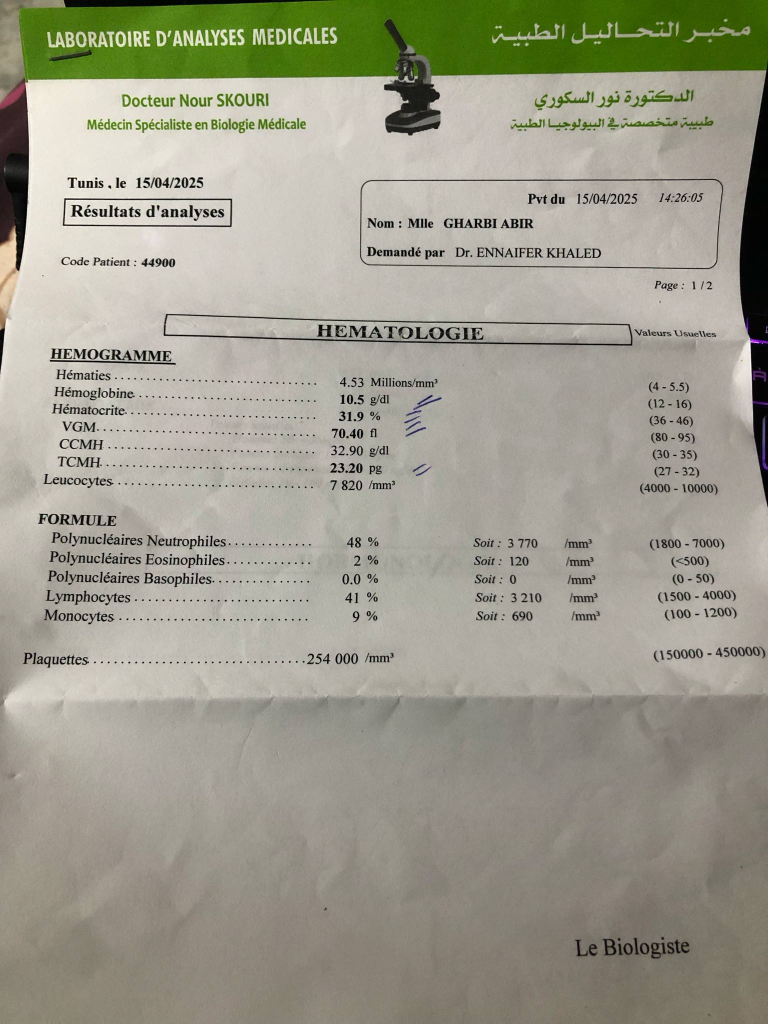
#> input picture analyse1.jpg, 1536 x 2048 px (shown at 1/2 size)
$ python -i utils.py   (imports and definitions only)
#> lines starting #> are read from the running program, lines starting #| are printed output that depends on the picture; after the words box and inside, x2 and y2 are one past the last pixel; in counts of white or black regions, pixels touching at a corner belong together
#> further down, picture is the input picture: PIL image 1536x2048 RGB; mean R, G, B 157.7, 156, 140.4
from PIL import Image, ExifTags
import numpy as np
import cv2
import pytesseract

# Fonction pour corriger l'orientation d'une image en fonction des métadonnées EXIF
def auto_correct_orientation(image: Image.Image) -> Image.Image:
    try:
        # Utilise Tesseract pour détecter l'orientation
        osd = pytesseract.image_to_osd(image)
        print("OSD result:", osd)

        rotation = int([line for line in osd.split('\n') if "Rotate:" in line][0].split(':')[1].strip())
        print("Detected rotation:", rotation)

        if rotation == 90:
            return image.rotate(-90, expand=True)
        elif rotation == 180:
            return image.rotate(-180, expand=True)
        elif rotation == 270:
            return image.rotate(-270, expand=True)
        else:
            return image  # Pas de rotation nécessaire

    except Exception as e:
        print(f"Erreur dans l'auto-correction de l'orientation : {e}")
        return image


# Fonction pour prétraiter une image médicale (grayscale, CLAHE, filtre bilatéral, etc.)
def preprocess_medical_image(image: Image.Image) -> Image.Image:
    # image.show(title="Original Image after ")
    img = np.array(image.convert('L'))  # Convertir l'image en niveaux de gris
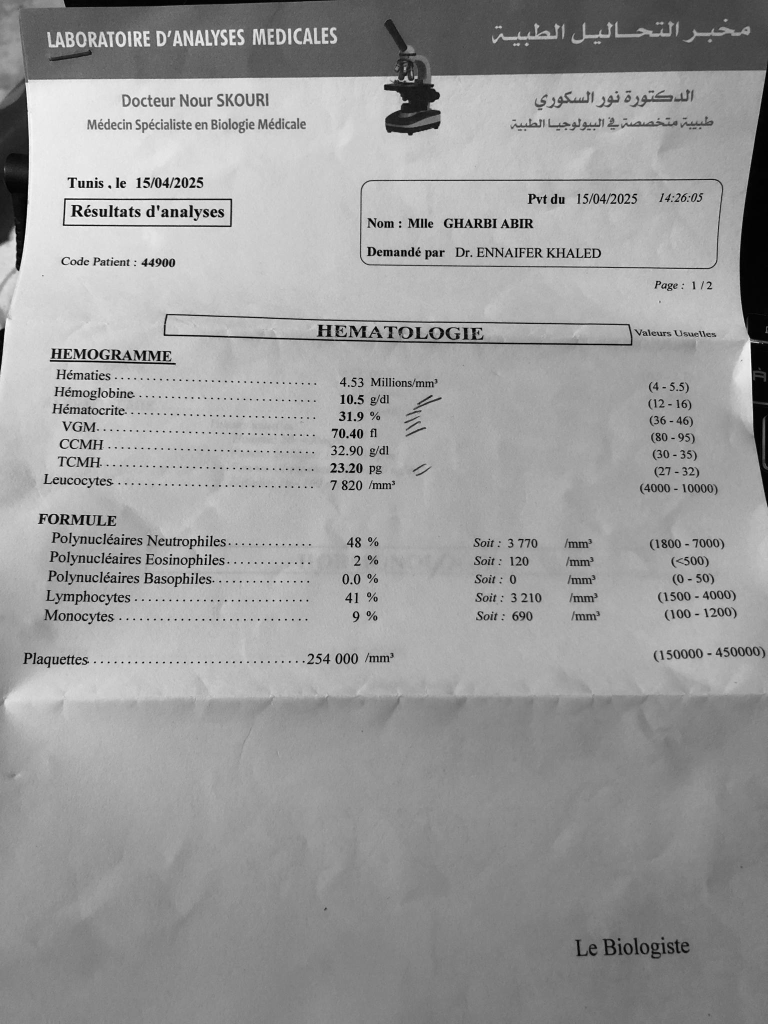
#> img: shape (2048, 1536) (shown at 1/2 size); min 0, max 254, mean 154.7
    clahe = cv2.createCLAHE(clipLimit=4.0, tileGridSize=(16, 16))  # Appliquer CLAHE pour améliorer le contraste
    img = clahe.apply(img)
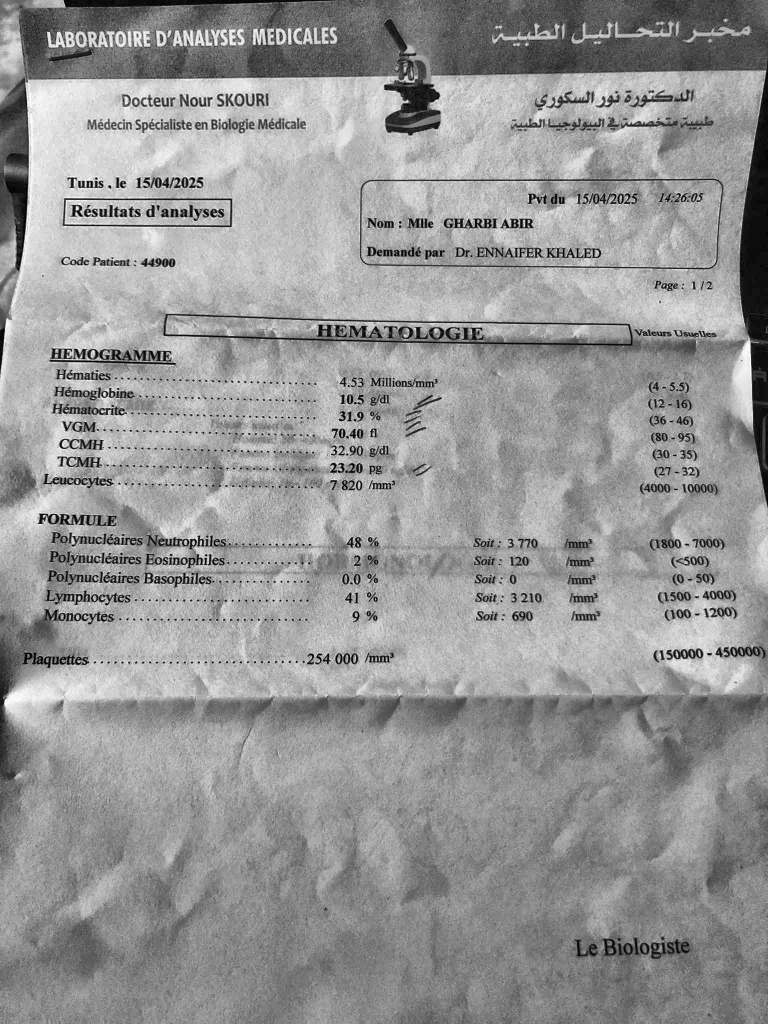
#> img: shape (2048, 1536) (shown at 1/2 size); min 0, max 255, mean 149.8
    img = cv2.bilateralFilter(img, 9, 75, 75)  # Appliquer un filtre bilatéral pour réduire le bruit
    img = cv2.adaptiveThreshold(
        img, 255,
        cv2.ADAPTIVE_THRESH_GAUSSIAN_C,
        cv2.THRESH_BINARY_INV,
        21, 10
    )
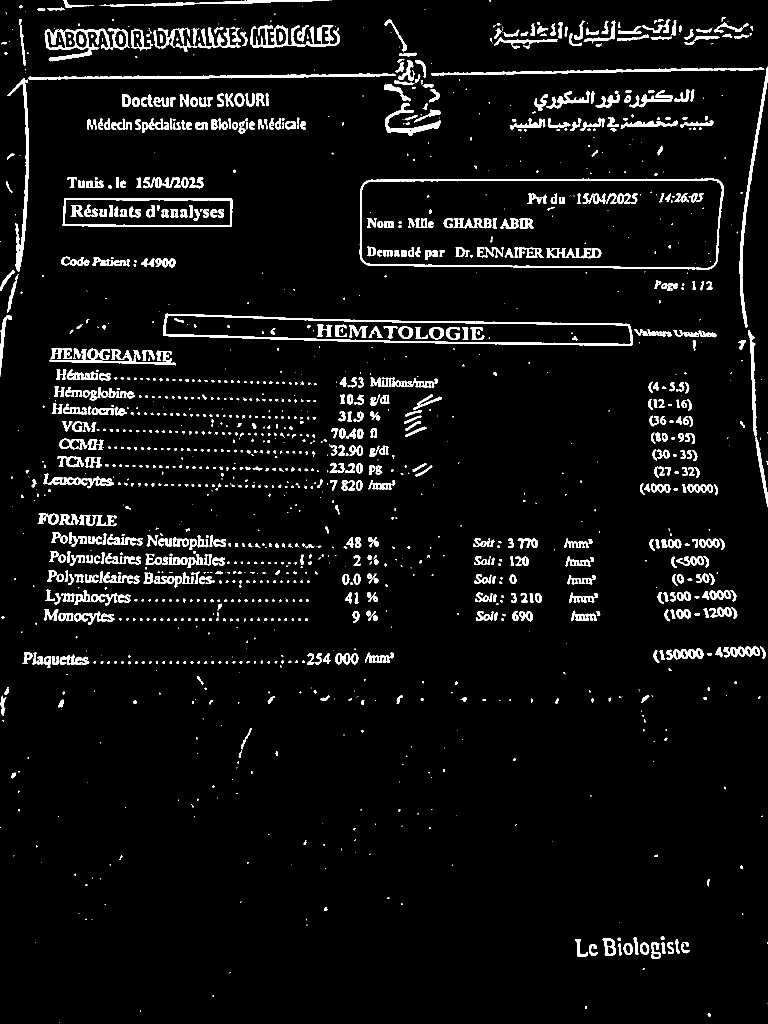
#> img: shape (2048, 1536) (shown at 1/2 size); 5.3% white; 1778 white regions (777 under 20 px), largest, box (x1, y1, x2, y2) and area: (327, 627, 1266, 692) 7073, (719, 357, 1447, 540) 5825, (57, 146, 791, 159) 3522
    # Image.fromarray(img).show(title="Adaptive Threshold")

    return Image.fromarray(img)

>>> from PIL import Image
>>> picture = Image.open('../analyse1.jpg')
>>> result = preprocess_medical_image(picture)
